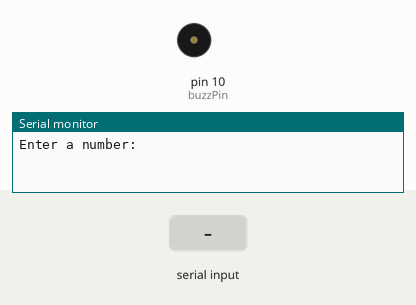
This sketch was run on a simulated Arduino Uno, built with avr-gcc and run on an emulated ATmega328P. Shown: buzzer (waves = sounding, pin HIGH), the last lines printed to the serial monitor. The inputs (shaded band) are chosen by the test bench.

Above: at 1.2 s.
1.3 s: "90,45\n" received over Serial
At 1.9 s:
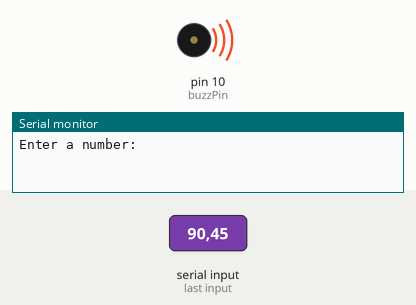
4.3 s: "30,150\n" received over Serial
At 10.4 s:
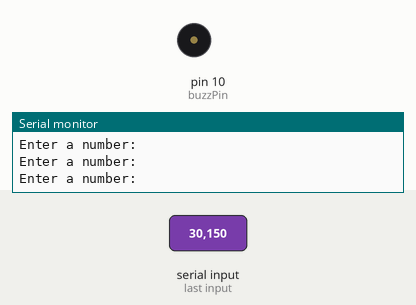
Timing chart, 0 to 11.9 s (numbered marks = the images above; inputs shaded):
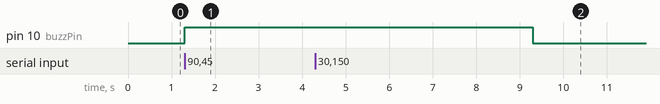

The sketch:

Buzzer_implimentation.ino
```cpp
int myNum;
int buzzPin = 10;
int delay_Time = 2000;
String msg = "Enter a number: ";

void setup() {
  // put your setup code here, to run once:
  Serial.begin(9600);
  pinMode(buzzPin, OUTPUT);

}

void loop() {
  // put your main code here, to run repeatedly:
  Serial.print(msg);
  while(Serial.available() == 0){

  }
  myNum = Serial.parseInt();
  if(myNum > 10){
    digitalWrite(buzzPin, HIGH);
    delay(delay_Time);
    digitalWrite(buzzPin, LOW);
  }
  Serial.println();
}
```

Measured:
- after the input at 1.3 s, pin 10 (buzzPin): LOW → HIGH at once
- after the input at 4.3 s, pin 10 (buzzPin): HIGH → LOW after 5.0 s instead of 1.0 s
